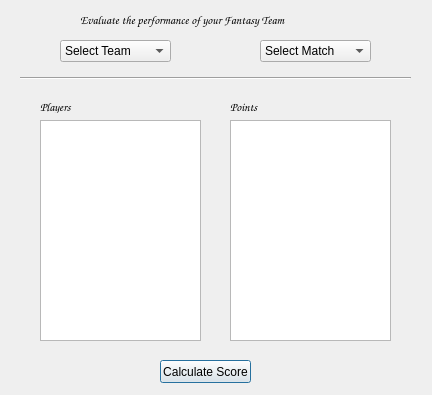
<?xml version="1.0" encoding="UTF-8"?>
<ui version="4.0">
 <class>evaluateWindow</class>
 <widget class="QDialog" name="evaluateWindow">
  <property name="geometry">
   <rect>
    <x>0</x>
    <y>0</y>
    <width>432</width>
    <height>395</height>
   </rect>
  </property>
  <property name="windowTitle">
   <string>Evaluate Team</string>
  </property>
  <property name="styleSheet">
   <string notr="true">font-family:&quot;Comic Sans MS&quot;;</string>
  </property>
  <widget class="QLabel" name="label">
   <property name="geometry">
    <rect>
     <x>80</x>
     <y>10</y>
     <width>281</width>
     <height>20</height>
    </rect>
   </property>
   <property name="font">
    <font>
     <family>Comic Sans MS</family>
     <pointsize>9</pointsize>
    </font>
   </property>
   <property name="text">
    <string>Evaluate the performance of your Fantasy Team</string>
   </property>
  </widget>
  <widget class="QComboBox" name="comboBox">
   <property name="geometry">
    <rect>
     <x>60</x>
     <y>40</y>
     <width>111</width>
     <height>22</height>
    </rect>
   </property>
   <item>
    <property name="text">
     <string>Select Team</string>
    </property>
   </item>
  </widget>
  <widget class="QComboBox" name="comboBox_2">
   <property name="geometry">
    <rect>
     <x>260</x>
     <y>40</y>
     <width>111</width>
     <height>22</height>
    </rect>
   </property>
   <item>
    <property name="text">
     <string>Select Match</string>
    </property>
   </item>
  </widget>
  <widget class="Line" name="line">
   <property name="geometry">
    <rect>
     <x>20</x>
     <y>70</y>
     <width>391</width>
     <height>16</height>
    </rect>
   </property>
   <property name="orientation">
    <enum>Qt::Horizontal</enum>
   </property>
  </widget>
  <widget class="QLabel" name="label_2">
   <property name="geometry">
    <rect>
     <x>40</x>
     <y>100</y>
     <width>47</width>
     <height>13</height>
    </rect>
   </property>
   <property name="font">
    <font>
     <family>Comic Sans MS</family>
     <weight>75</weight>
     <bold>true</bold>
    </font>
   </property>
   <property name="text">
    <string>Players</string>
   </property>
  </widget>
  <widget class="QListWidget" name="listWidget">
   <property name="geometry">
    <rect>
     <x>40</x>
     <y>120</y>
     <width>161</width>
     <height>221</height>
    </rect>
   </property>
  </widget>
  <widget class="QListWidget" name="listWidget_2">
   <property name="geometry">
    <rect>
     <x>230</x>
     <y>120</y>
     <width>161</width>
     <height>221</height>
    </rect>
   </property>
   <property name="styleSheet">
    <string notr="true">color: rgb(0, 85, 255);</string>
   </property>
  </widget>
  <widget class="QLabel" name="label_3">
   <property name="geometry">
    <rect>
     <x>230</x>
     <y>100</y>
     <width>47</width>
     <height>13</height>
    </rect>
   </property>
   <property name="font">
    <font>
     <family>Comic Sans MS</family>
     <weight>75</weight>
     <bold>true</bold>
    </font>
   </property>
   <property name="text">
    <string>Points</string>
   </property>
  </widget>
  <widget class="QLabel" name="label_4">
   <property name="geometry">
    <rect>
     <x>270</x>
     <y>100</y>
     <width>47</width>
     <height>13</height>
    </rect>
   </property>
   <property name="styleSheet">
    <string notr="true">color: rgb(0, 85, 255);</string>
   </property>
   <property name="text">
    <string/>
   </property>
  </widget>
  <widget class="QPushButton" name="pushButton">
   <property name="geometry">
    <rect>
     <x>160</x>
     <y>360</y>
     <width>91</width>
     <height>23</height>
    </rect>
   </property>
   <property name="text">
    <string>Calculate Score</string>
   </property>
  </widget>
 </widget>
 <resources/>
 <connections/>
</ui>
